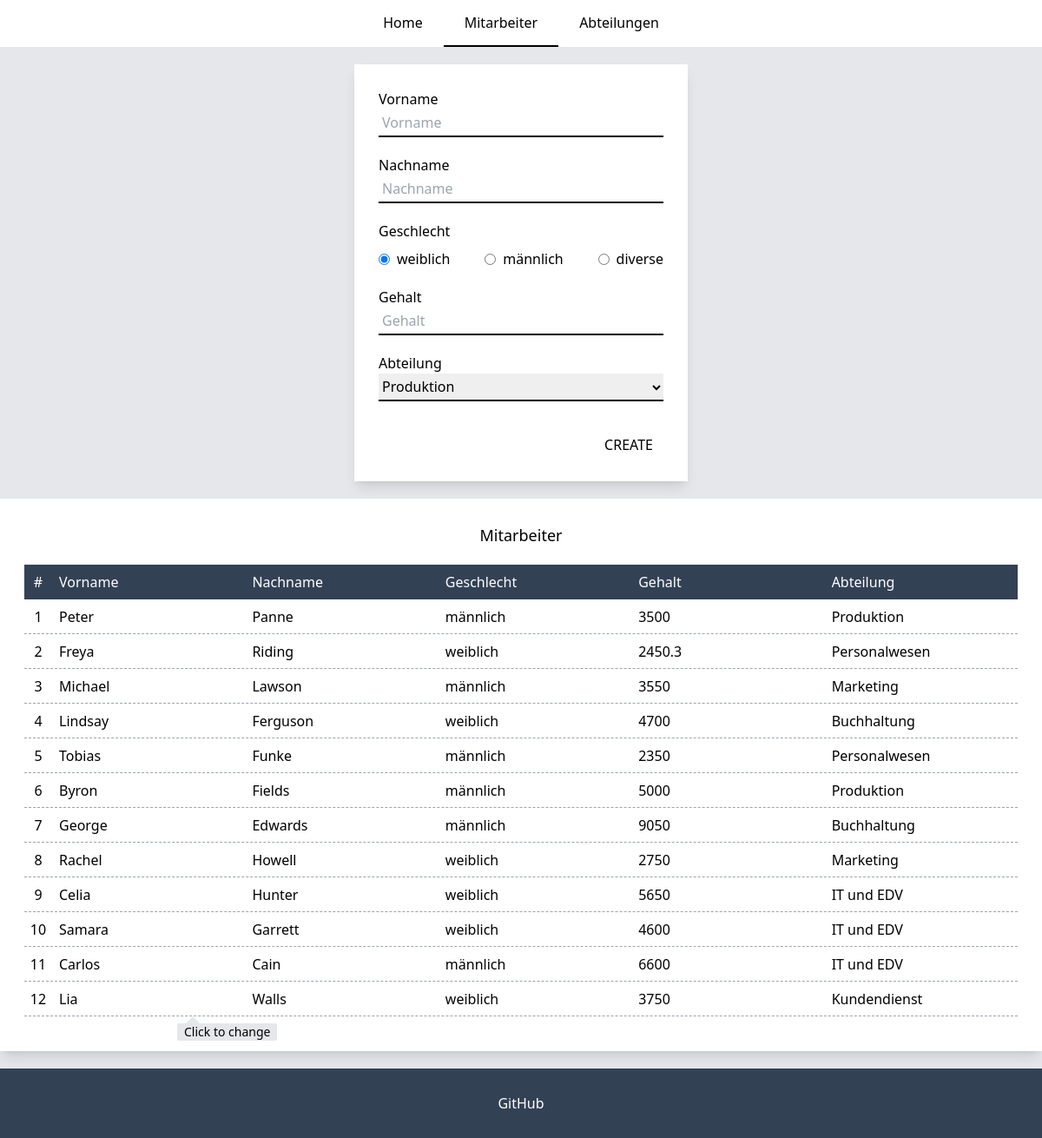
The page /employees on the database its author committed.
### tables this page shows
create table genders (
                         id int primary key auto_increment,
                         gender varchar(10) not null
);

create table employees (
                           id int primary key auto_increment,
                           firstname varchar(45) not null,
                           lastname varchar(45) not null,
                           gender_id int,
                           salary  double not null,
                           department_id int,
                           FOREIGN KEY(department_id) REFERENCES departments(id)
                               ON DELETE SET NULL
                               ON UPDATE SET NULL,
                           FOREIGN KEY(gender_id) REFERENCES genders(id)
                               ON DELETE SET NULL
                               ON UPDATE SET NULL,
                           CONSTRAINT UC_Employee UNIQUE (firstname,lastname)
);

create table departments (
                             id int primary key auto_increment,
                             name varchar(45) not null,
                             UNIQUE (name)
);

### src/router/Router.php (called while the page is built, shortened)
<?php
class Router
{
    private array $handlers;
    private function addHandler(string $method, string $path, $handler): void
    {
        $this->handlers[$method . $path] = [
            'path' => $path,
            'method' => $method,
            'handler' => $handler
        ];
    }
    public function run(): void
    {
        $requestUri = parse_url($_SERVER['REQUEST_URI']);
        $requestPath = $requestUri['path'];
        $method = $_SERVER['REQUEST_METHOD'];
        $callback = null;
        foreach ($this->handlers as $handler) {
            if ($handler['path'] === $requestPath && $method === $handler['method']) {
                $callback = $handler['handler'];
            }
        }
        if (is_string($callback)) {
            $parts = explode('::', $callback);
            if (is_array($parts)) {
                $className = array_shift($parts);
                $handler = new $className();
                $method = array_shift($parts);
                $callback = [$handler, $method];
            }
        }
        call_user_func_array($callback, [
            array_merge($_GET, $_POST)
        ]);
    }
}

### index.php (called while the page is built, shortened)
<?php
require_once "src/classes/views/EmployeePage.php";
require_once "src/router/Router.php";
$router = new Router();
$router->get('/', MainPage::class . '::getContent');
$router->get('/employees', EmployeePage::class . '::execute');
$router->post('/employees', EmployeePage::class . '::execute');
$router->get('/departments', DepartmentPage::class . '::execute');
$router->post('/departments', DepartmentPage::class . '::execute');
$router->addNotFoundHandler(NotFoundPage::class . '::getContent');
$router->run();

### src/service/GenderModel.php (called while the page is built, shortened)
<?php
require_once "Database.php";
class GenderModel
{
    private string $table;
    public function __construct()
    {
        $this->table = "genders";
    }
    public function getAll(): array
    {
        $results = [];
        try {
            $query = "SELECT $this->table.id, gender FROM $this->table
                        LEFT JOIN employees e ON e.gender_id = $this->table.id
                        GROUP BY $this->table.id";
            $result = Database::connect()->query($query);
            for ($results = array(); $row = $result->fetch_assoc(); $results[] = $row) ;
        } catch (Exception $error) {
            onError($error);
        }
        return $results;
    }
}

### src/service/Database.php (called while the page is built, shortened)
<?php
class Database
{
    private static object $dbh;
    public static function connect(): object
    {
        if (!isset(self::$dbh)) {
            try {
                self::$dbh = new mysqli(
                    DB_SERVER,
                    DB_USERNAME,
                    DB_PASSWORD,
                    DB_NAME);
            } catch (Exception $error) {
                onError($error);
                die();
            }
        }
        return self::$dbh;
    }
}

### src/service/DepartmentModel.php (called while the page is built, shortened)
<?php
require_once "Database.php";
class DepartmentModel
{
    private string $table;
    public function __construct()
    {
        $this->table = "departments";
    }
    public function getAll(): array
    {
        $results = [];
        try {
            $query = "SELECT $this->table.id, name, COUNT(e.department_id) AS 'count' FROM $this->table
                            LEFT JOIN employees e ON e.department_id = $this->table.id
                            GROUP BY $this->table.id
            ";
            $result = Database::connect()->query($query);
            for ($results = array(); $row = $result->fetch_assoc(); $results[] = $row);
        } catch (Exception $error) {
            onError($error);
        }
        return $results;
    }
}

### src/service/EmployeeModel.php (called while the page is built, shortened)
<?php
require_once "Database.php";
class EmployeeModel
{
    private string $table;
    public function __construct()
    {
        $this->table = "employees";
    }
    public function getAll(): array
    {
        $results = [];
        try {
            $query = "SELECT $this->table.id, firstname, lastname, salary, gender, name
                    FROM $this->table
                    LEFT JOIN departments d ON d.id = $this->table.department_id
                    LEFT JOIN genders g ON g.id = $this->table.gender_id
                    GROUP BY $this->table.id";
            $result = Database::connect()->query($query);
            for ($results = array(); $row = $result->fetch_assoc(); $results[] = $row) ;
        } catch (Exception $error) {
            onError($error);
        }
        return $results;
    }
}

### src/classes/views/EmployeePage.php (the view, shortened to what this page needs)
<?php
require_once "src/classes/views/Modules.php";
class EmployeePage extends Modules
{
    private string $id;
    private array $errors;
    private array $params;
    public function __construct()
    {
        $this->id = '';
        $this->errors = [];
        $this->params = [];
    }
    public function execute(array $params = []): void
    {
        $this->id = $params['id'] ?? '';
        $this->params = $params;
        $this->getContent();
    }
    protected function getMiddle(): string
    {
        $sr['createForm'] = $this->showEmployeeForm();
        $sr['table'] = $this->showEmployeesTable();
        return $this->getReplaceTemplate($sr, "employeesPage");
    }
    private function showEmployeeForm(): string
    {
        $html = $this->getInput('Vorname', 'firstname');
        $html .= $this->getInput('Nachname', 'lastname');
        $html .= $this->getGenderRadio($this->id, $this->params);
        $html .= $this->getInput('Gehalt', 'salary');
        $html .= $this->getDepartmentsSelect();
        $html .= $this->getButtons($this->id);
        return $html;
    }
    public function showEmployeesTable(): string
    {
        $employees = $this->employee->getAll();
        $html = '';
        foreach ($employees as $i => $employee) {
            $html .= '
                    <li class="
                            hover:cursor-pointer hover:border-solid hover:border-black
                            row-employee flex h-10 border-b border-gray-400 border-dashed
                        "
                    >
                        <span id="index" class="
                            flex self-center justify-center
                            w-8
                        ">' . ++$i . '</span>
                        <span id="firstname" class="
                            flex self-center
                            pl-2 grow
                            basis-40
                            hidden sm:flex
                        ">' . $employee['firstname'] . '</span>
                        <span id="lastname" class="
                            flex self-center
                            pl-2 grow
                            basis-40
                        ">' . $employee['lastname'] . '</span>
                        <span id="gender" class="
                            flex self-center
                            pl-2 grow
                            basis-40
                            hidden lg:flex
                        ">' . $employee['gender'] . '</span>
                        <span id="salary" class="
                            flex self-center
                            pl-2  grow
                            basis-40
                            hidden sm:flex
                        ">' . $employee['salary'] . '</span>
                        <div class="
                            flex self-center
                            sm:justify-start
                            grow
                            basis-40
                            pl-2
                        ">
                            <span id="department" class="">' . $employee['name'] . '</span>
                            <input type="hidden" name="id" value="' . $employee['id'] . '"/>
                        </div>
                    </li>';
        }
        return $html;
    }
    private function getInput($label, $type): string
    {
        $html = '<label for="' . $type . '" class="block text-md font-medium">' . $label . '</label>
                    <input
                            id="$type" type="text"
                            name="' . $type . '"
                            class="border-b-2 border-black px-1 mb-5 h-8 focus:outline-none"
                            placeholder="' . $label . '"';
        $html .= $this->getInputValue($this->id, $this->params, $type);
        $html .= $this->isError($this->errors, $type);
        return $html;
    }
    private function getGenderRadio($id, $values): string
    {
        $type = 'gender_id';
        $html = '<label for="gender" class="block text-md font-medium">Geschlecht</label>';
        $genders = '';
        if (strlen($id) !== 0 && count($values) === 1) {
            $html .= $this->getGendersRadio($genders);
        } elseif (strlen($id) === 0 && count($values) > 1) {
            $html .= $this->getGendersRadio($values[$type]);
        } elseif (strlen($id) !== 0 && count($values) > 1) {
            $html .= $this->getGendersRadio($values[$type]);
        } else {
            $html .= $values[$type] ?? "<input type='hidden' name='gender_id'>";
            $html .= $this->getGendersRadio();
        }
        $html .= $this->isError($this->errors, $type);
        return $html;
    }
    private function getDepartmentsSelect(): string
    {
        $departments = $this->department->getAll();
        $html = '<label for="department" class="block text-md font-medium">Abteilung</label>
                    <select
                            name="department_id"
                            class="border-b-2 border-black mb-5 h-8 focus:outline-none"
                    >
        ';
        foreach ($departments as $department) {
            $html .= '<option value="' . $department['id'] . '"';
            $departmentId = '';
            if (strlen($this->id) !== 0 && $department['id'] === $departmentId) {
                $html .= 'selected>';
            } else $html .= '>';
            $html .= $department['name'] . '</option>';
        }
            $html .= '</select>';
        return $html;
    }
    private function getButtons($id): string
    {
        $html = '';
        $employeeId = '';
        if (strlen($id) !== 0) {
            $html .= '
                    <input type="hidden" name="id" value="' . $employeeId . '">
                    <button class="w-20 h-7 mt-4 bg-white self-end font-medium uppercase hover:underline hover:underline-offset-4" type="submit" name="action" value="update">Update
                    </button>';
        } else $html .= '
                    <button class="w-20 h-7 mt-4 bg-white self-end font-medium uppercase hover:underline hover:underline-offset-4" type="submit" name="action" value="create">Create
                    </button>';
        return $html;
    }
    private function getInputValue($id, $values, $type): string
    {
        $html = '';
        $value = '';
        if (strlen($id) !== 0 && count($values) === 1) {
            $html .= 'value="' . $value . '">';
        } elseif (strlen($id) === 0 && count($values) > 1) {
            $html .= 'value="' . $values[$type] . '">';
        } elseif (strlen($id) !== 0 && count($values) > 1) {
            $html .= 'value="' . $values[$type] . '">';
        } else {
            $html .= '>';
        }
        return $html;
    }
    private function getGendersRadio($value = null): string
    {
        $GenderType = array(
            'Female' => 1,
            'Male' => 2,
            'Diverse' => 3,
        );
        if (!isset($value)) {
            $value = $GenderType['Female'];
        }
        $genders = $this->gender->getAll();
        $html = "<div class='flex mt-2 mb-5 justify-between'>";
        foreach ($genders as $gender) {
            $html .= "<div class='flex items-center'>";
            $html .= "<input id='" . $gender['gender'] . "' type='radio' name='gender_id' value='" . $gender['id'] . "'";
            $html .= " class='mr-2'";
            if ($value == $gender['id']) {
                $html .= "checked";
            }
            $html .= ">";
            $html .= "<label for='" . $gender['gender'] . "'>" . $gender['gender'] . "</label>";
            $html .= "</div>";
        }
        $html .= "</div>";
        return $html;
    }
}

### rows shown on the page
genders: gender "weiblich"
genders: gender "männlich"
genders: gender "diverse"
employees: firstname "Peter", lastname "Panne", gender.gender "männlich", salary "3500", department.name "Produktion"
employees: firstname "Freya", lastname "Riding", gender.gender "weiblich", salary "2450.3", department.name "Personalwesen"
employees: firstname "Michael", lastname "Lawson", gender.gender "männlich", salary "3550", department.name "Marketing"
employees: firstname "Lindsay", lastname "Ferguson", gender.gender "weiblich", salary "4700", department.name "Buchhaltung"
employees: firstname "Tobias", lastname "Funke", gender.gender "männlich", salary "2350", department.name "Personalwesen"
employees: firstname "Byron", lastname "Fields", gender.gender "männlich", salary "5000", department.name "Produktion"
employees: firstname "George", lastname "Edwards", gender.gender "männlich", salary "9050", department.name "Buchhaltung"
employees: firstname "Rachel", lastname "Howell", gender.gender "weiblich", salary "2750", department.name "Marketing"
employees: firstname "Celia", lastname "Hunter", gender.gender "weiblich", salary "5650", department.name "IT und EDV"
employees: firstname "Samara", lastname "Garrett", gender.gender "weiblich", salary "4600", department.name "IT und EDV"
employees: firstname "Carlos", lastname "Cain", gender.gender "männlich", salary "6600", department.name "IT und EDV"
employees: firstname "Lia", lastname "Walls", gender.gender "weiblich", salary "3750", department.name "Kundendienst"

### other values the page prints
$this->getReplaceTemplate($sr, "root") "Home Mitarbeiter Abteilungen Mitarbeiter # Vorname Nachname Geschlecht Gehalt Abteilung GitHub Click to change"
$label "Vorname Nachname Gehalt"
form field department_id "Produktion"
